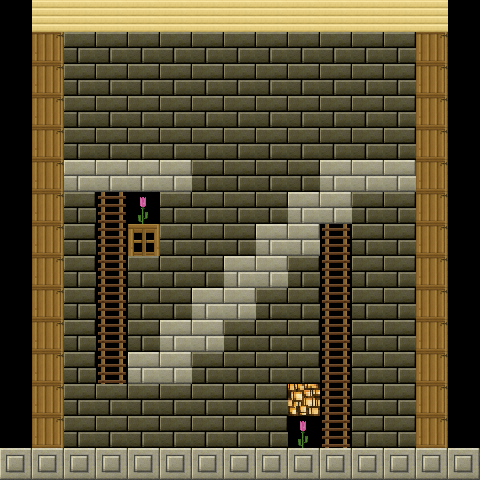

Rendered tile map (Tiled .tmx) drawn with the repository's tilesets; below, a short description and the full map source, tile grids included:
An orthogonal 15x15 tile map with 32x32 px tiles, 1 tile layer (Tile Layer 1).

<map version="1.0" tiledversion="1.1.5" orientation="orthogonal" renderorder="right-down" width="15" height="15" tilewidth="32" tileheight="32" infinite="0" nextobjectid="1">
 <tileset firstgid="1" source="../tiles.tsx" />
 <layer name="Tile Layer 1" width="15" height="15">
  <data encoding="csv">
0,11,11,11,11,11,11,11,11,11,11,11,11,11,0,
0,27,52,52,52,52,52,52,52,52,52,52,52,27,0,
0,27,52,52,52,52,52,52,52,52,52,52,52,27,0,
0,27,52,52,52,52,52,52,52,52,52,52,52,27,0,
0,27,52,52,52,52,52,52,52,52,52,52,52,27,0,
0,27,3,3,3,3,52,52,52,52,3,3,3,27,0,
0,27,52,26,31,52,52,52,52,3,3,52,52,27,0,
0,27,52,26,19,52,52,52,3,3,26,52,52,27,0,
0,27,52,26,52,52,52,3,3,52,26,52,52,27,0,
0,27,52,26,52,52,3,3,52,52,26,52,52,27,0,
0,27,52,26,52,3,3,52,52,52,26,52,52,27,0,
0,27,52,26,3,3,52,52,52,52,26,52,52,27,0,
0,27,52,52,52,52,52,52,52,46,26,52,52,27,0,
0,27,52,52,52,52,52,52,52,31,26,52,52,27,0,
5,5,5,5,5,5,5,5,5,5,5,5,5,5,5
</data>
 </layer>
</map>
